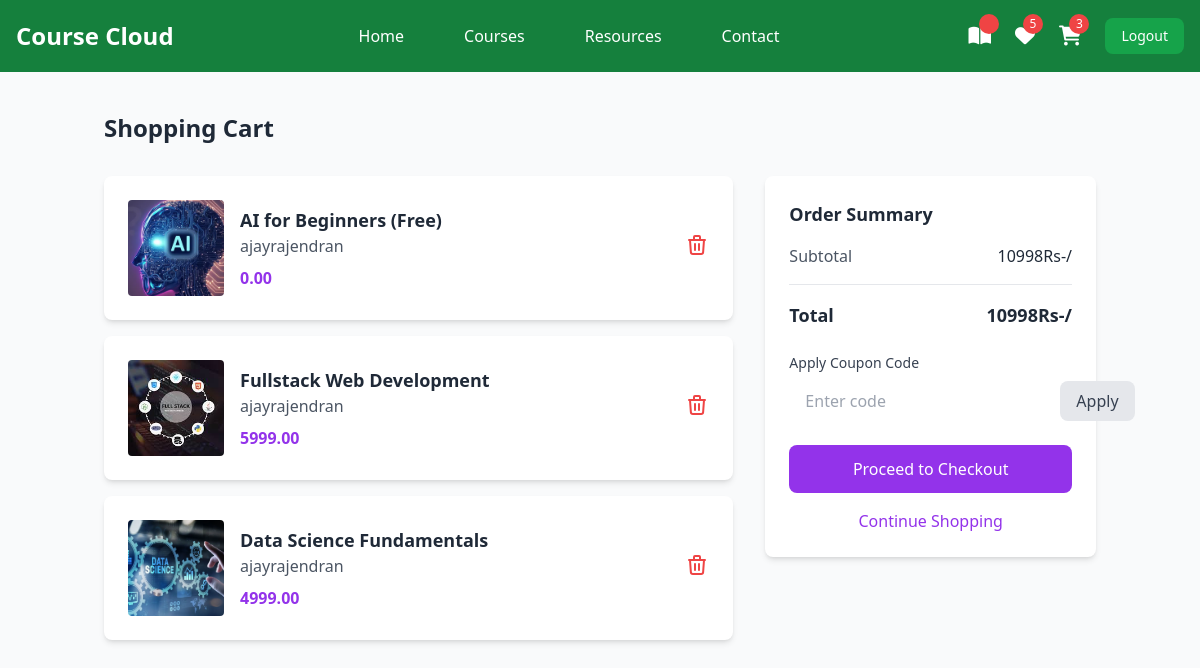
/student/cart/summary (signed in), run on the app's committed database.
### instructor/models.py (models this page shows, shortened)
class User(AbstractUser):
    ROLE_CHOICES =(
        ("instructor","Instructor"),
        ("student","Student")
    )
    role=models.CharField(max_length=20,choices=ROLE_CHOICES,default="student")

class Cart(models.Model):
    course_object=models.ForeignKey(Course,on_delete=models.CASCADE)
    user=models.ForeignKey(User,on_delete=models.CASCADE,related_name="basket")
    created_date=models.DateTimeField(auto_now_add=True)

class Course(models.Model):
    title=models.CharField(max_length=200)
    description=models.TextField()
    price=models.DecimalField(decimal_places=2,max_digits=7)
    owner=models.ForeignKey(User,on_delete=models.SET_NULL,related_name="courses",null=True)
    is_free=models.BooleanField(default=False)
    picture=models.ImageField(upload_to="courseimages",null=True,blank=True,default="courseimages/default.png")
    thumbnail=EmbedVideoField()
    category_objects=models.ManyToManyField(Category)
    created_at=models.DateTimeField(auto_now_add=True)
    updated_at=models.DateTimeField(auto_now=True)

### student/views.py (the view)
# urls.py: path("cart/summary",views.CartSummaryView.as_view(),name="cart-summary"),
@method_decorator(signin_required,name="dispatch")
class CartSummaryView(View):
    def get(self,request,*args,**kwargs):
        qs=request.user.basket.all()
        cart_total=qs.values("course_object__price").aggregate(total=Sum("course_object__price")).get("total")
        print(cart_total,"hhhhhkkkk")
        return render(request,"cart_summary.html",{"carts":qs,"basket_total":cart_total})

### student/templates/cart_summary.html (shortened to what this page needs)
{%extends 'base.html'%}
{%block main_block%}
{%if carts%}
<div class="container mx-auto px-4 py-8">
    <h1 class="text-2xl font-bold text-gray-800 mb-8">Shopping Cart</h1>
    <div class="flex flex-col md:flex-row gap-8">
        <div class="md:w-2/3">
             {%for c in carts%}
            <div class="bg-white rounded-lg shadow-md p-6 mb-4">
                <div class="flex items-center">
                    <img src="{{c.course_object.picture.url}}" alt="Course thumbnail" class="w-24 h-24 object-cover rounded">
                    <div class="flex-1 ml-4">
                        <h2 class="text-lg font-bold text-gray-800">{{c.course_object.title}}</h2>
                        <p class="text-gray-600">{{c.course_object.owner}}</p>
                        <p class="text-purple-600 font-bold mt-2">{{c.course_object.price}}</p>
                    </div>
                    <a href="{%url 'cart-remove' c.id%}">
                        <button class="text-red-500 hover:text-red-600">
                            <svg xmlns="http://www.w3.org/2000/svg" class="h-6 w-6" fill="none" viewBox="0 0 24 24" stroke="currentColor">
                                <path stroke-linecap="round" stroke-linejoin="round" stroke-width="2" d="M19 7l-.867 12.142A2 2 0 0116.138 21H7.862a2 2 0 01-1.995-1.858L5 7m5 4v6m4-6v6m1-10V4a1 1 0 00-1-1h-4a1 1 0 00-1 1v3M4 7h16" />
                            </svg>
                        </button>
                    </a>
                </div>
            </div>
          {%endfor%}
        </div>
        <div class="md:w-1/3">
            <div class="bg-white rounded-lg shadow-md p-6">
                <h2 class="text-lg font-bold text-gray-800 mb-4">Order Summary</h2>
                <div class="flex justify-between mb-2">
                    <span class="text-gray-600">Subtotal</span>
                    <span class="text-gray-800">{{basket_total}}Rs-/</span>
                </div>
                <hr class="my-4">
                <div class="flex justify-between mb-6">
                    <span class="text-lg font-bold text-gray-800">Total</span>
                    <span class="text-lg font-bold text-gray-800">{{basket_total}}Rs-/</span>
                </div>
                <div class="mb-6">
                    <label class="block text-sm font-medium text-gray-700 mb-2">Apply Coupon Code</label>
                    <div class="flex space-x-2">
                        <input type="text"
                               class="flex-1 rounded-lg border-gray-300 px-4 py-2 focus:ring-purple-500 focus:border-purple-500"
                               placeholder="Enter code">
                        <button class="bg-gray-200 text-gray-700 px-4 py-2 rounded-lg hover:bg-gray-300">
                            Apply
                        </button>
                    </div>
                </div>
               <a href="{%url 'checkout'%}">
                    <button class="w-full bg-purple-600 text-white py-3 rounded-lg hover:bg-purple-700 transition-colors">
                        Proceed to Checkout
                    </button>
               </a>
                <button class="w-full text-purple-600 text-center mt-4 hover:text-purple-700">
                    Continue Shopping
                </button>
            </div>
        </div>
    </div>
</div>
{%endif%}
{%endblock%}

### student/templates/base.html (shortened to what this page needs)
<!DOCTYPE html>
<html lang="en">
<head>
    <script src="https://cdn.tailwindcss.com"></script>
    <link href="https://cdnjs.cloudflare.com/ajax/libs/font-awesome/6.0.0/css/all.min.css" rel="stylesheet">
</head>
<body class="bg-gray-50">
    <nav class="bg-green-700 fixed w-full z-20 top-0 left-0">
        <div class="max-w-screen-xl flex flex-wrap items-center justify-between mx-auto p-4">
            <a href="#" class="flex items-center">
                <span class="self-center text-2xl font-semibold text-white">Course Cloud</span>
            </a>
            <div class="items-center justify-between hidden w-full md:flex md:w-auto md:order-1">
                <ul class="flex flex-col p-4 md:p-0 mt-4 font-medium md:flex-row md:space-x-8 md:mt-0">
                    <li><a href="{%url 'index'%}" class="block py-2 pl-3 pr-4 text-white hover:text-purple-200">Home</a></li>
                    <li><a href="{%url 'mycorses'%}" class="block py-2 pl-3 pr-4 text-white hover:text-purple-200">Courses</a></li>
                    <li><a href="#" class="block py-2 pl-3 pr-4 text-white hover:text-purple-200">Resources</a></li>
                    <li><a href="#" class="block py-2 pl-3 pr-4 text-white hover:text-purple-200">Contact</a></li>
                </ul>
            </div>
            <div class="flex items-center space-x-6 md:order-2">
                <div class="relative group">
                    <a href="{%url 'mycorses'%}" class="text-white hover:text-green-200">
                        <i class="fas fa-book-open text-xl"></i>
                        <span class="absolute -top-2 -right-2 bg-red-500 text-white text-xs rounded-full h-5 w-5 flex items-center justify-center">{{count}}</span>
                    </a>
                </div>
                <div class="relative group">
                    <a href="#" class="text-white hover:text-green-200">
                        <i class="fas fa-heart text-xl"></i>
                        <span class="absolute -top-2 -right-2 bg-red-500 text-white text-xs rounded-full h-5 w-5 flex items-center justify-center">5</span>
                    </a>
                </div>
                <div class="relative group">
                    <a href="{%url 'cart-summary'%}" class="text-white hover:text-green-200">
                        <i class="fas fa-shopping-cart text-xl"></i>
                        <span class="absolute -top-2 -right-2 bg-red-500 text-white text-xs rounded-full h-5 w-5 flex items-center justify-center">{{request.user.basket.all.count}}</span>
                    </a>
                </div>
                <a href="{%url 'signout'%}">
                    <button class="text-white bg-green-600 hover:bg-red-800 focus:ring-4 focus:outline-none focus:ring-red-300 font-medium rounded-lg text-sm px-4 py-2 text-center">Logout</button>
                </a>
            </div>
        </div>
    </nav>
  <div class="mt-20">
    {%block main_block%}
    {%endblock%}
  </div>
</body>
</html>

### data on the page
User: user.basket.all.count "3"
Cart: course_object.picture (picture), course_object "AI for Beginners (Free)", course_object.owner "ajayrajendran", course_object.price "0.00"
Cart: course_object.picture (picture), course_object "Fullstack Web Development", course_object.owner "ajayrajendran", course_object.price "5999.00"
Cart: course_object.picture (picture), course_object "Data Science Fundamentals", course_object.owner "ajayrajendran", course_object.price "4999.00"

### other printed values
{{ basket_total }} "10998"
